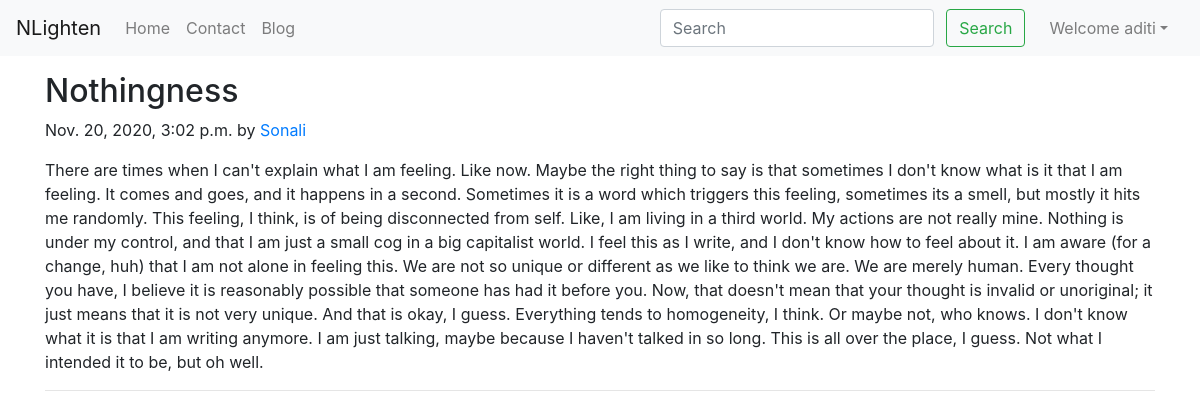
/blog/Nothingness (signed in), run on the app's committed database.
### blog/models.py (models this page shows, shortened)
class Post(models.Model):
    sno=models.AutoField(primary_key=True)
    title=models.CharField(max_length=255)
    author=models.CharField(max_length=14)
    slug=models.CharField(max_length=130)
    timeStamp=models.DateTimeField(blank=True)
    content=models.TextField()

### blog/views.py (the view)
# urls.py: path('<str:slug>',views.blogPost, name='blogPost'),
def blogPost(request, slug):
    post=Post.objects.filter(slug=slug).first()
    context={"post":post}
    return render(request, "blog/blogPost.html", context)

### templates/blog/blogPost.html (shortened to what this page needs)
{% extends 'base.html' %}
{% block body %}
<div class="container my-3">
<div class="blog-post">
        <h2 class="blog-post-title">{{post.title}}</h2>
        <p class="blog-post-meta">{{post.timeStamp}} by <a href="/about/">{{post.author}}</a></p>
        <p>{{post.content}}</p>
        <hr>
      </div>
      </div>
 {% endblock %}

### templates/base.html (shortened to what this page needs)
<!doctype html>
<html lang="en">
  <head>
    <link rel="stylesheet" href="https://stackpath.bootstrapcdn.com/bootstrap/4.5.2/css/bootstrap.min.css">
  </head>
  <body>
    <nav class="navbar navbar-expand-lg navbar-light bg-light">
        <a class="navbar-brand" href="/">NLighten</a>
        <div class="collapse navbar-collapse" id="navbarSupportedContent">
          <ul class="navbar-nav mr-auto">
            <li class="nav-item {% block homeactive %}  {% endblock homeactive %}">
              <a class="nav-link" href="/">Home <span class="sr-only">(current)</span></a>
            </li>
            <li class="nav-item {% block contactactive %}  {% endblock contactactive %} ">
              <a class="nav-link" href="/contact">Contact</a>
            </li>
            <li class="nav-item {% block blogactive %}  {% endblock blogactive %} ">
              <a class="nav-link" href="/blog">Blog</a>
            </li>
          </ul>
          <div class="ml-auto form-inline ">
          <form method="get" action="/search"class="my-2 my-lg-0 mx-3">
            <input class="form-control mr-sm-2" type="search" placeholder="Search" aria-label="Search" name="query" id="query">
            <button class="btn btn-outline-success my-2 my-sm-0 " type="submit">Search</button>
          </form>
{% if user.is_authenticated %}
<ul class="navbar-nav mr-2">
<li class="nav-item dropdown">
<a class="nav-link dropdown-toggle" href='#' id="navbarDropdown" role="button" data-toggle="dropdown"> Welcome {{request.user}}</a>
      </li>
      </ul>
      </div>
{% endif %}
        </div>
      </nav>
      {% block body %}  {% endblock body %}
  </body>
</html>

### data on the page
Post: title "Nothingness", timeStamp "Nov. 20, 2020, 3:02 p.m.", author "Sonali", content "There are times when I can't explain what I am feeling. Like now. Maybe the right thing to say is that sometimes I don't know what is it that I am feeling. It comes and goes, and it happens in a second. Sometimes it is a word which triggers this feeling, sometimes its a smell, but mostly it hits me randomly. This feeling, I think, is of being disconnected from self. Like, I am living in a third world. My actions are not really mine. Nothing is under my control, and that I am just a small cog in a big capitalist world. I feel this as I write, and I don't know how to feel about it. I am aware (for a change, huh) that I am not alone in feeling this. We are not so unique or different as we like…"

### other printed values
{{ request.user }} "aditi"
